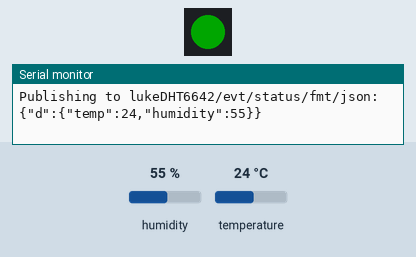
This sketch was run on a simulated ESP32-C3. Parts: 1 RGB LEDs in strip order, left to right, the last lines printed to the serial monitor. The test bench sets the inputs (shaded band); at power-on: temperature 24 °C, humidity 55 %. Dim RGB values are drawn brighter than linear; WiFi joins after 1.5 s; servers stay silent unless stated; no MQTT or app messages arrive unless stated.

Above: at 3.7 s.
3.8 s: temperature set to 28 °C
At 13.0 s:
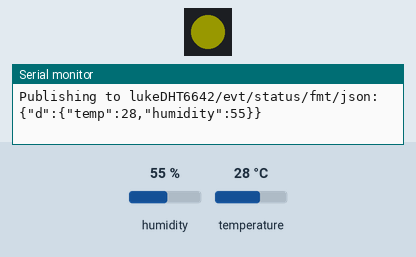
14.1 s: temperature set to 33 °C
At 23.2 s:
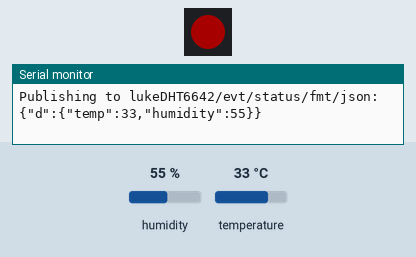
24.1 s: temperature set to 9 °C
At 33.3 s:
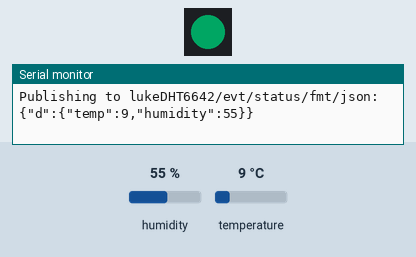
38.1 s: temperature set to 11 °C
At 43.4 s:
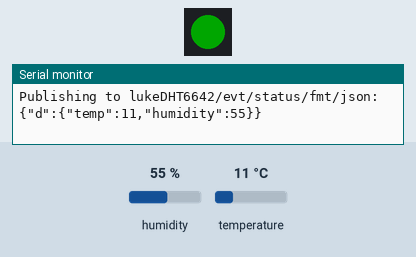
Timing chart, 0 to 44.9 s (numbered marks = the images above; inputs shaded):
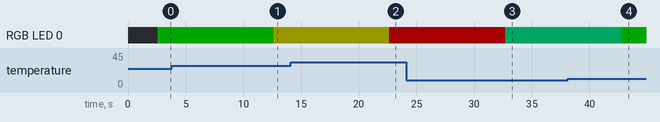

Measured:
- the behaviour switches between 9 and 10 °C on temperature (found by bisection; images 3 and 4)
- after the input at 3.8 s, RGB LED 0: RGB(0, 40, 0) → RGB(24, 24, 0) after 8.8 s
- after the input at 14.1 s, RGB LED 0: RGB(24, 24, 0) → RGB(40, 0, 0) after 8.6 s
- after the input at 24.1 s, RGB LED 0: RGB(40, 0, 0) → RGB(0, 40, 24) after 8.6 s
- after the input at 38.1 s, RGB LED 0: RGB(0, 40, 24) → RGB(0, 40, 0) after 4.6 s

The sketch:

part2_1.ino
```cpp
// ------ Libraries ----------------

#include <WiFi.h>
#include <Adafruit_NeoPixel.h>
#include <DHT.h>
#include <ArduinoJson.h>
#include <PubSubClient.h>


// ----------------------------- CONFIG ---------------------------------
#define RGB_PIN 5  // ESP32-C3: make sure this is a free GPIO
#define DHT_PIN 6
#define DHTTYPE DHT11
#define NEOPIXEL_TYPE (NEO_GRB + NEO_KHZ800)

#define ALARM_COLD 0.0
#define ALARM_HOT 30.0
#define WARN_COLD 10.0
#define WARN_HOT 25.0

// WiFi
const char* ssid = "devolo-875";
const char* pass = "FWHMGSHUNQKBJKLW";
//const char* ssid = "iPhone";
//const char* pass = "lukecheese";

// MQTT connection details
#define MQTT_HOST "broker.mqtt.cool"
#define MQTT_PORT 1883
#define MQTT_DEVICEID "lukeDHT6642"
#define MQTT_USER ""   // no need for authentication, for now
#define MQTT_TOKEN ""  // no need for authentication, for now
#define MQTT_TOPIC "lukeDHT6642/evt/status/fmt/json"
#define MQTT_TOPIC_DISPLAY "lukeDHT6642/cmd/display/fmt/json"

// MQTT objects
void callback(char* topic, byte* payload, unsigned int length);
WiFiClient wifiClient;
PubSubClient mqtt(MQTT_HOST, MQTT_PORT, callback, wifiClient);

// ----------------------------- GLOBALS --------------------------------
Adafruit_NeoPixel pixel(1, RGB_PIN, NEOPIXEL_TYPE);
DHT dht(DHT_PIN, DHTTYPE);

// Roomier JSON buffer; roomier char buffer
StaticJsonDocument<256> jsonDoc;
JsonObject payload = jsonDoc.to<JsonObject>();
JsonObject status = payload.createNestedObject("d");
static char msg[160];

float h = NAN;
float t = NAN;

// ----------------------------- HELPERS --------------------------------
void logln(const String& s) {
  // Use UART0 (same port you used in Option A)
  // C3 UART0: RX=GPIO20, TX=GPIO21
  Serial0.println(s);
}

// Print reasons if WiFi fails
void printWiFiStatus(){
  wl_status_t st = WiFi.status();
  Serial0.print("WiFi status: ");
  Serial0.println((int)st);
}

void callback(char* topic, byte* payload, unsigned int length) {
  // handle message arrived
  Serial.print("Message arrived [");
  Serial.print(topic);
  Serial.print("] : ");

  payload[length] = 0;  // ensure valid content is zero terminated so can treat as c-string
  Serial.println((char*)payload);
}

void setup() {
  // ---- Serial on UART0 (keep using the same cable/port you already opened)
  Serial0.begin(115200, SERIAL_8N1, 20, 21);
  delay(1000);
  logln("");
  logln("ESP32-C3 Sensor Application");

  // ---- WiFi
  WiFi.mode(WIFI_STA);
  WiFi.begin(ssid, pass);
  logln("Connecting to WiFi...");
  unsigned long start = millis();
  const unsigned long WIFI_TIMEOUT = 20000;  // 20s
  while (WiFi.status() != WL_CONNECTED && (millis() - start) < WIFI_TIMEOUT) {
    delay(500);
    Serial0.print(".");
  }
  Serial0.println("");

  if (WiFi.status() == WL_CONNECTED) {
    logln("WiFi connected: " + WiFi.localIP().toString());
  } else {
    logln("WiFi connect FAILED (continuing without network)");
  }

  // ---- Sensors / LED
  dht.begin();
  pixel.begin();
  pixel.setBrightness(40);               // tame brightness for a single LED
  pixel.show();                          // initialize to 'off'
  mqtt.setServer(MQTT_HOST, MQTT_PORT);  // ensure server is set

  // Connect to MQTT broker
  if (mqtt.connect(MQTT_DEVICEID, MQTT_USER, MQTT_TOKEN)) {
    Serial.println("MQTT Connected");
    mqtt.subscribe(MQTT_TOPIC_DISPLAY);
  } else {
    Serial.println("MQTT Failed to connect!");
    ESP.restart();
  }
}

void setLed(float tempC) {
  // Compute colors
  uint8_t b = (tempC < ALARM_COLD) ? 255 : ((tempC < WARN_COLD) ? 150 : 0);
  uint8_t r = (tempC >= ALARM_HOT) ? 255 : ((tempC > WARN_HOT) ? 150 : 0);
  uint8_t g = (tempC > ALARM_COLD) ? ((tempC <= WARN_HOT) ? 255 : ((tempC < ALARM_HOT) ? 150 : 0)) : 0;
  pixel.setPixelColor(0, r, g, b);
  pixel.show();
}

void loop() {

  mqtt.loop();
  while (!mqtt.connected()) {
    Serial.print("Attempting MQTT connection...");
    // Attempt to connect
    if (mqtt.connect(MQTT_DEVICEID, MQTT_USER, MQTT_TOKEN)) {
      Serial.println("MQTT Connected");
      mqtt.subscribe(MQTT_TOPIC_DISPLAY);
      mqtt.loop();
    } else {
      Serial.println("MQTT Failed to connect!");
      delay(5000);
    }
  }

  // DHT needs ~1-2s between reads; we wait 10s below
  h = dht.readHumidity();
  t = dht.readTemperature();  // Celsius

  if (isnan(h) || isnan(t)) {
    logln("Failed to read from DHT sensor!");
  } else {
    setLed(t);

    // Build JSON and print
    status["temp"] = t;
    status["humidity"] = h;
    size_t n = serializeJson(jsonDoc, msg, sizeof(msg));
    if (n == 0) {
      logln("JSON serialize overflow; increase buffer sizes.");
    } else {
      Serial0.println(msg);
      // Extra logging: show exactly what we publish and where
      Serial0.print("Publishing to ");
      Serial0.print(MQTT_TOPIC);
      Serial0.print(": ");
      Serial0.println(msg);
      Serial.print("Publishing to ");
      Serial.print(MQTT_TOPIC);
      Serial.print(": ");
      Serial.println(msg);

      if (!mqtt.publish(MQTT_TOPIC, msg)) {
        Serial.println("MQTT Publish failed");
      }
    }
  }

  // Pause - but keep polling MQTT for incoming messages
  for (int i = 0; i < 10; i++) {
    mqtt.loop();
    delay(1000);
  }
}
```
